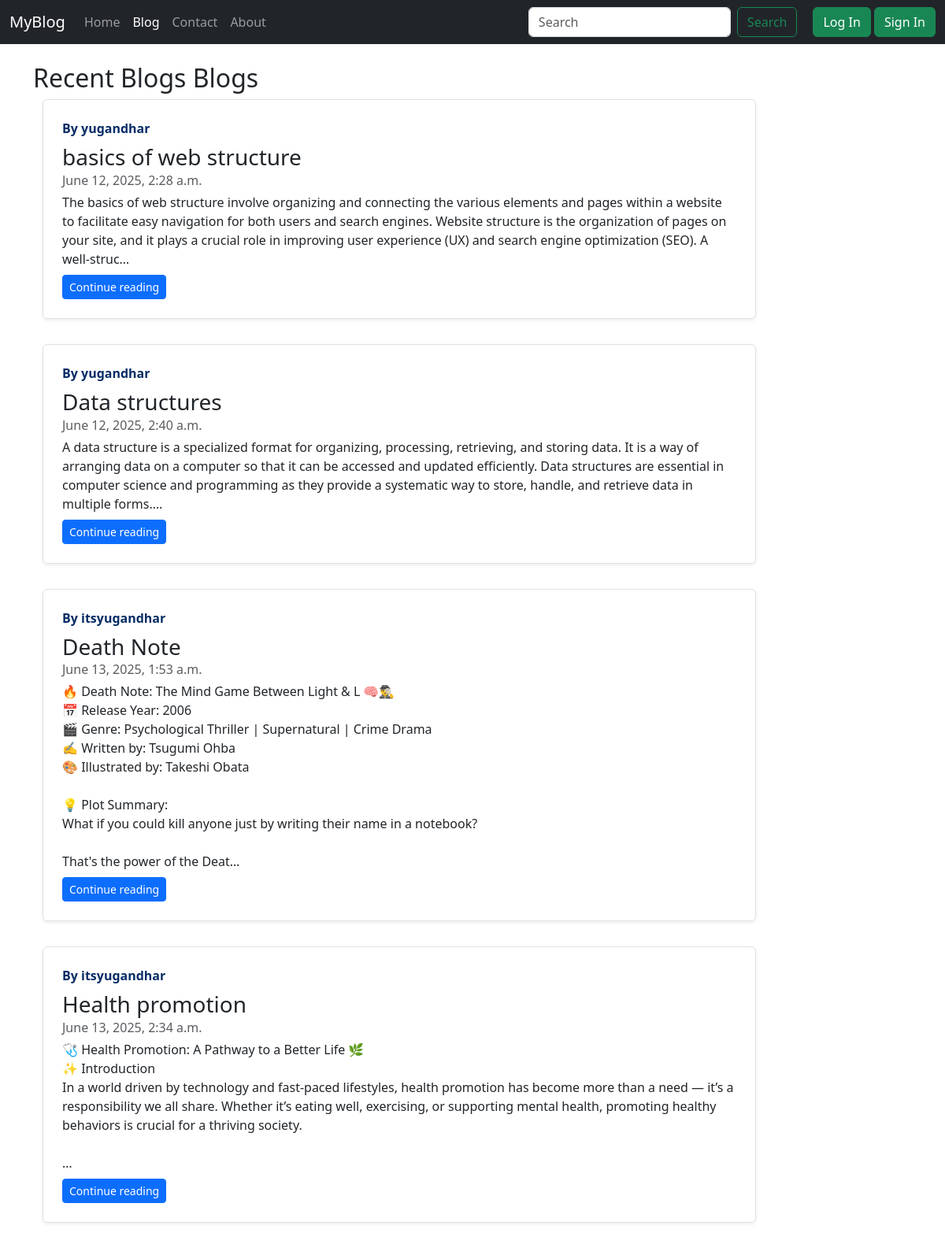
Screenshot of /blog/ with the database file from the repository.
### blog/models.py (models this page shows)
class Post(models.Model):
    Sno = models.AutoField(primary_key=True)
    author = models.CharField(max_length=100)
    title = models.CharField(max_length = 150)
    slug = models.CharField(max_length=140)
    timeStamp = models.DateTimeField(default=now)
    content = models.TextField()
    def __str__(self):
        return "posted by " + self.author + ' - ' + self.title

### blog/views.py (the view)
# urls.py: path('',views.blogpage,name = 'blogpage'),
def blogpage(request):
    allposts = Post.objects.all()
    print(allposts)
    context = {'allposts' : allposts}
    return render(request,'blog/blogpage.html',context)

### templates/blog/blogpage.html (shortened to what this page needs)
{% extends "basic.html" %}
{% block blogactive %} active{% endblock blogactive %}
{% block body %}
<h2>Recent Blogs Blogs</h2>
<div class='container'>
     {% for post in allposts %}
<div class="row mb-2">
  <div class="col-md-10">
    <div
      class="row g-0 border rounded overflow-hidden flex-md-row mb-4 shadow-sm h-md-250 position-relative"
    >
      <div class="col p-4 d-flex flex-column position-static">
        <strong class="d-inline-block mb-2 text-primary-emphasis"> By {{post.author}}</strong>
        <h3 class="mb-0"> {{post.title}}</h3>
        <div class="mb-1 text-body-secondary">{{post.timeStamp}}</div>
        <div>{{ post.content|linebreaksbr |truncatechars:350}}</div>
        <div class="d-flex">
        <a href="/blog/{{post.slug}}" role='button' class="btn btn-primary btn-sm w-auto mt-2">
          Continue reading
        </a>
    </div>
      </div>
    </div>
  </div>
</div>
{% endfor %}
</div>
{% endblock body %}

### templates/basic.html (shortened to what this page needs)
<!DOCTYPE html>
<html lang="en">
<head>
  <link href="https://cdn.jsdelivr.net/npm/bootstrap@5.3.3/dist/css/bootstrap.min.css" rel="stylesheet">
</head>
<body>
<nav class="navbar navbar-expand-lg navbar-dark bg-dark">
  <div class="container-fluid">
    <a class="navbar-brand" href="/">MyBlog</a>
    <div class="collapse navbar-collapse" id="navbarContent">
      <ul class="navbar-nav me-auto mb-2 mb-lg-0">
        <li class="nav-item"><a class="nav-link {% block homeactive %}{% endblock %}" href="/">Home</a></li>
        <li class="nav-item"><a class="nav-link {% block blogactive %}{% endblock %}" href="/blog">Blog</a></li>
        <li class="nav-item"><a class="nav-link {% block contactactive %}{% endblock %}" href="/contact">Contact</a></li>
        <li class="nav-item"><a class="nav-link {% block aboutactive %}{% endblock %}" href="/about">About</a></li>
      </ul>
      <form class="d-flex me-3" method="get" action="/search">
        <input class="form-control me-2" type="search" placeholder="Search" name="query" required>
        <button class="btn btn-outline-success" type="submit">Search</button>
      </form>
      {% if user.is_authenticated %}
      <div class="dropdown">
        <button class="btn btn-outline-light dropdown-toggle" type="button" data-bs-toggle="dropdown">
          {{ user.username }}
        </button>
        <ul class="dropdown-menu dropdown-menu-end">
          <li><a class="dropdown-item" href="/profile">Profile</a></li>
          <li><hr class="dropdown-divider"></li>
          <li><a class="dropdown-item text-danger" href="/logout">Logout</a></li>
        </ul>
      </div>
      {% else %}
      <button class="btn btn-success mx-1" data-bs-toggle="modal" data-bs-target="#loginmodel">Log In</button>
      <button class="btn btn-success" data-bs-toggle="modal" data-bs-target="#signinmodel">Sign In</button>
      {% endif %}
    </div>
  </div>
</nav>
<div class="container mt-4">
  {% block body %}{% endblock %}
</div>
</body>
</html>

### rows the page displays
Post: author "yugandhar", title "basics of web structure", timeStamp "June 12, 2025, 2:28 a.m.", content "The basics of web structure involve organizing and connecting the various elements and pages within a website to facilitate easy navigation for both users and search engines. Website structure is the organization of pages on your site, and it plays a crucial role in improving user experience (UX) and search engine optimization (SEO). A well-struc…"
Post: author "yugandhar", title "Data structures", timeStamp "June 12, 2025, 2:40 a.m.", content "A data structure is a specialized format for organizing, processing, retrieving, and storing data. It is a way of arranging data on a computer so that it can be accessed and updated efficiently. Data structures are essential in computer science and programming as they provide a systematic way to store, handle, and retrieve data in multiple forms.…"
Post: author "itsyugandhar", title "Death Note", timeStamp "June 13, 2025, 1:53 a.m.", content "🔥 Death Note: The Mind Game Between Light & L 🧠🕵️‍♂️ 📅 Release Year: 2006 🎬 Genre: Psychological Thriller | Supernatural | Crime Drama ✍️ Written by: Tsugumi Ohba 🎨 Illustrated by: Takeshi Obata 💡 Plot Summary: What if you could kill anyone just by writing their name in a notebook? That's the power of the Deat…"
Post: author "itsyugandhar", title "Health promotion", timeStamp "June 13, 2025, 2:34 a.m.", content "🩺 Health Promotion: A Pathway to a Better Life 🌿 ✨ Introduction In a world driven by technology and fast-paced lifestyles, health promotion has become more than a need — it’s a responsibility we all share. Whether it’s eating well, exercising, or supporting mental health, promoting healthy behaviors is crucial for a thriving society. …"
